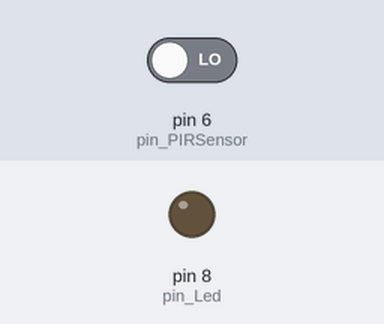
The sketch below on a simulated Arduino Uno, built with avr-gcc and run on an emulated ATmega328P. Shown: output pins drawn as LEDs (lit = HIGH). The test bench sets the inputs (shaded band); at power-on: pin 6 (pin_PIRSensor) LOW.

Above: at 1.2 s.
1.3 s: pin 6 (pin_PIRSensor) driven HIGH
At 2.2 s:
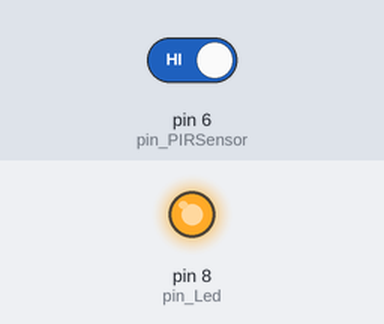
2.8 s: pin 6 (pin_PIRSensor) driven LOW
At 3.3 s:
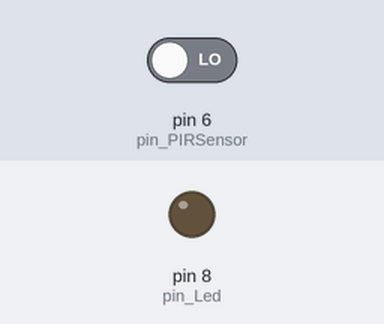
Timing chart, 0 to 5.8 s (numbered marks = the images above; inputs shaded):
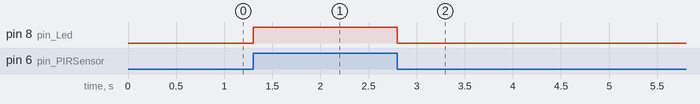

The sketch:

WithPIR.ino
```cpp
//---------초기 선언들---------

//입출력 핀들
const int pin_Led = 8; //LED 제어할 핀
const int pin_PIRSensor = 6; //움직임센서를 감지할 핀

//변수들
int flag_led = LOW; //LED 제어 상태

//구조체들

//---------기능 함수들---------

//---------메인 함수들---------
void setup() {

  //사용할 핀들의 용도를 제어/감지로 설정함
  pinMode(pin_Led, OUTPUT);
  pinMode(pin_PIRSensor, INPUT);
}

void loop() {

  //LED에게 현재 제어상태를 적용함
  digitalWrite(pin_Led, flag_led);

  //움직임센서의 상태에따라 LED제어를 바꿈
  if (digitalRead(pin_PIRSensor) == HIGH)
  {
    flag_led = HIGH;
  }
  else
  {
    flag_led = LOW;
  }

}
```

Measured:
- after the input at 1.3 s, pin 8 (pin_Led): LOW → HIGH at once
- after the input at 2.8 s, pin 8 (pin_Led): HIGH → LOW at once
